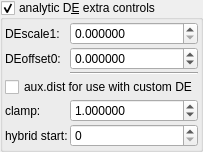
    <widget class="MyGroupBox" name="groupCheck_analyticDE_enabled_false">
     <property name="toolTip">
      <string>&lt;html&gt;&lt;head/&gt;&lt;body&gt;&lt;p&gt;Adjusts the DE every time this slot is iterated.&lt;/p&gt;&lt;p&gt;The aim is to keep these parameters as low as possible.&lt;/p&gt;&lt;p&gt;High values improve the DE, but detail is lost.&lt;/p&gt;&lt;p&gt;Occasionally a negative Offset value is used. &lt;/p&gt;&lt;/body&gt;&lt;/html&gt;</string>
     </property>
     <property name="title">
      <string>analytic D&amp;E extra controls</string>
     </property>
     <property name="checkable">
      <bool>true</bool>
     </property>
     <layout class="QVBoxLayout" name="verticalLayout_13" stretch="0">
      <property name="spacing">
       <number>2</number>
      </property>
      <property name="leftMargin">
       <number>2</number>
      </property>
      <property name="topMargin">
       <number>2</number>
      </property>
      <property name="rightMargin">
       <number>2</number>
      </property>
      <property name="bottomMargin">
       <number>2</number>
      </property>
      <item>
       <layout class="QGridLayout" name="gridLayout_24" columnstretch="0,1">
        <property name="spacing">
         <number>2</number>
        </property>
        <item row="4" column="1">
         <widget class="MyDoubleSpinBox" name="spinbox_analyticDE_offset_1">
          <property name="sizePolicy">
           <sizepolicy hsizetype="Minimum" vsizetype="Maximum">
            <horstretch>0</horstretch>
            <verstretch>0</verstretch>
           </sizepolicy>
          </property>
          <property name="toolTip">
           <string/>
          </property>
          <property name="prefix">
           <string/>
          </property>
          <property name="suffix">
           <string/>
          </property>
          <property name="decimals">
           <number>6</number>
          </property>
          <property name="minimum">
           <double>0.000001000000000</double>
          </property>
          <property name="maximum">
           <double>99.989999999999995</double>
          </property>
          <property name="singleStep">
           <double>0.100000000000000</double>
          </property>
          <property name="value">
           <double>1.000000000000000</double>
          </property>
         </widget>
        </item>
        <item row="0" column="0">
         <widget class="QLabel" name="label_256">
          <property name="text">
           <string>DEscale1:</string>
          </property>
         </widget>
        </item>
        <item row="2" column="1">
         <widget class="Line" name="line">
          <property name="orientation">
           <enum>Qt::Horizontal</enum>
          </property>
         </widget>
        </item>
        <item row="1" column="1">
         <widget class="MyDoubleSpinBox" name="spinbox_analyticDE_offset_0">
          <property name="sizePolicy">
           <sizepolicy hsizetype="Minimum" vsizetype="Maximum">
            <horstretch>0</horstretch>
            <verstretch>0</verstretch>
           </sizepolicy>
          </property>
          <property name="toolTip">
           <string>&lt;html&gt;&lt;head/&gt;&lt;body&gt;&lt;p&gt;Clamps are only variable in slot#1,&lt;/p&gt;&lt;p&gt;in other slots they are set to default&lt;/p&gt;&lt;/body&gt;&lt;/html&gt;</string>
          </property>
          <property name="prefix">
           <string/>
          </property>
          <property name="suffix">
           <string/>
          </property>
          <property name="decimals">
           <number>6</number>
          </property>
          <property name="minimum">
           <double>-99.989999999999995</double>
          </property>
          <property name="maximum">
           <double>99.989999999999995</double>
          </property>
          <property name="singleStep">
           <double>0.100000000000000</double>
          </property>
          <property name="value">
           <double>0.000000000000000</double>
          </property>
         </widget>
        </item>
        <item row="0" column="1">
         <widget class="MyDoubleSpinBox" name="spinbox_analyticDE_scale_1">
          <property name="sizePolicy">
           <sizepolicy hsizetype="Minimum" vsizetype="Maximum">
            <horstretch>0</horstretch>
            <verstretch>0</verstretch>
           </sizepolicy>
          </property>
          <property name="toolTip">
           <string>&lt;html&gt;&lt;head/&gt;&lt;body&gt;&lt;p&gt;Clamps are only variable in slot#1,&lt;/p&gt;&lt;p&gt;in other slots they are set to default&lt;/p&gt;&lt;/body&gt;&lt;/html&gt;</string>
          </property>
          <property name="prefix">
           <string/>
          </property>
          <property name="suffix">
           <string/>
          </property>
          <property name="decimals">
           <number>6</number>
          </property>
          <property name="minimum">
           <double>0.000000000000000</double>
          </property>
          <property name="maximum">
           <double>99.989999999999995</double>
          </property>
          <property name="singleStep">
           <double>0.100000000000000</double>
          </property>
         </widget>
        </item>
        <item row="4" column="0">
         <widget class="QLabel" name="label_257">
          <property name="text">
           <string>clamp:</string>
          </property>
         </widget>
        </item>
        <item row="1" column="0">
         <widget class="QLabel" name="label_269">
          <property name="text">
           <string>DEoffset0:</string>
          </property>
         </widget>
        </item>
        <item row="5" column="0">
         <widget class="QLabel" name="label_258">
          <property name="text">
           <string>hybrid start:</string>
          </property>
         </widget>
        </item>
        <item row="5" column="1">
         <widget class="MySpinBox" name="spinboxInt_transf_multiplier_start_iter_4">
          <property name="sizePolicy">
           <sizepolicy hsizetype="Minimum" vsizetype="Maximum">
            <horstretch>0</horstretch>
            <verstretch>0</verstretch>
           </sizepolicy>
          </property>
          <property name="minimum">
           <number>0</number>
          </property>
          <property name="maximum">
           <number>999</number>
          </property>
          <property name="value">
           <number>0</number>
          </property>
         </widget>
        </item>
        <item row="3" column="0" colspan="2">
         <widget class="MyCheckBox" name="checkBox_transf_function_enabledD_false">
          <property name="text">
           <string notr="true">aux.dist for use with custom DE</string>
          </property>
         </widget>
        </item>
       </layout>
      </item>
     </layout>
    </widget>
